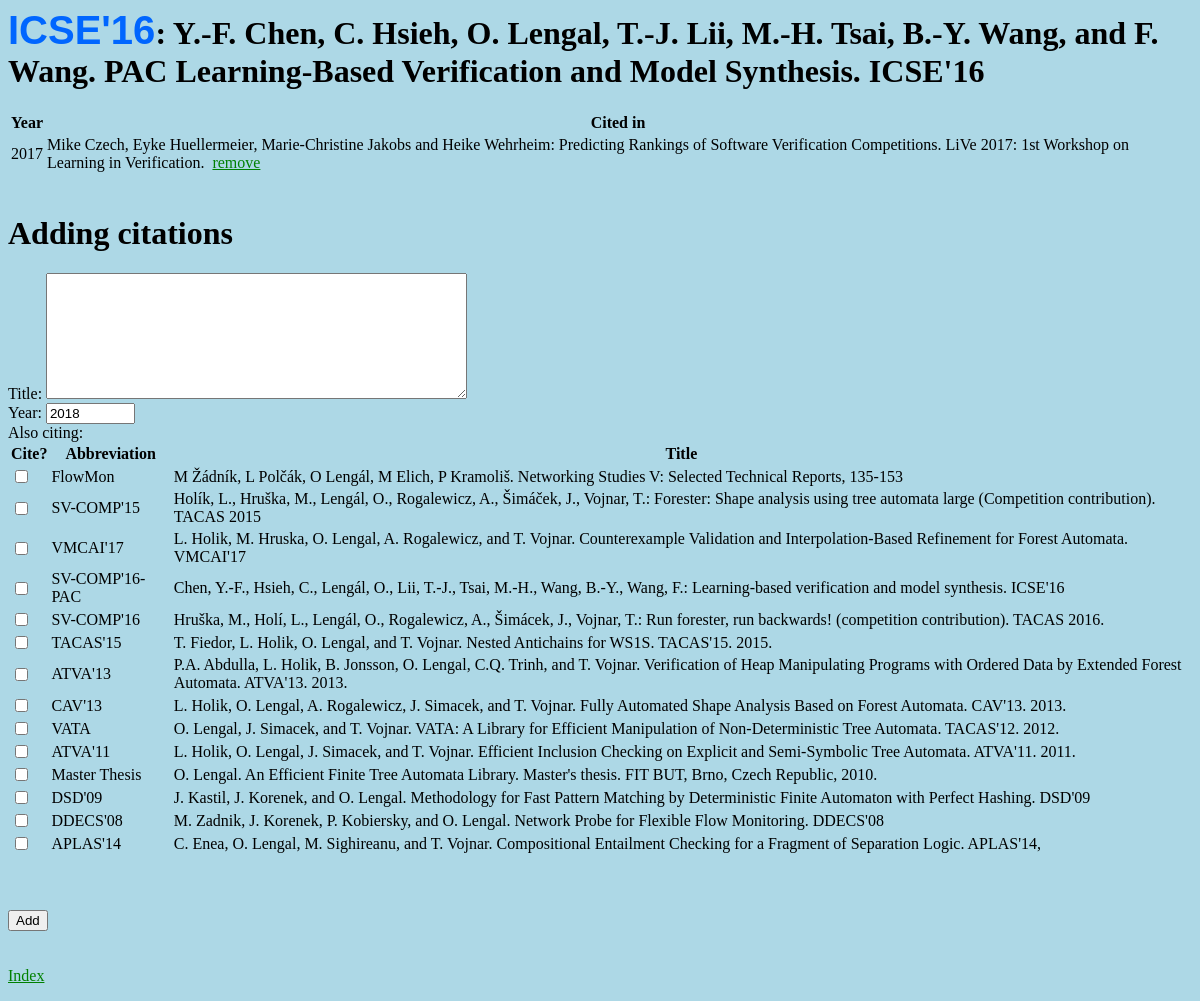
The page /cites/pub/12/ on the database as committed earlier.
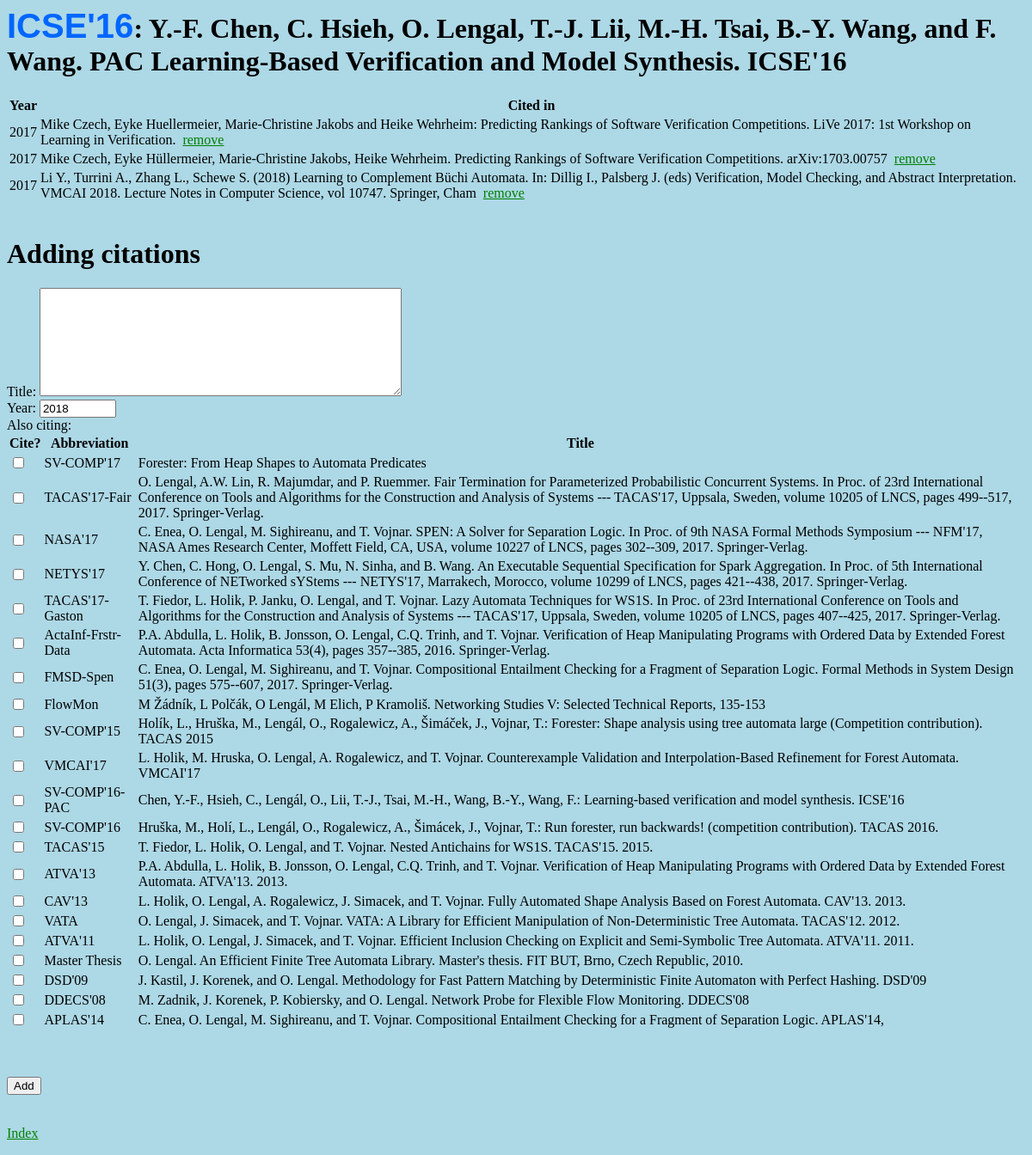
The same page on the database as committed later.
### cites/models.py (models this page shows, shortened)
class Citation(models.Model):
    title = models.CharField(max_length=1000)
    cited_date = models.DateTimeField('date of citation', default=timezone.now)
    created_date = models.DateTimeField('date created', default=timezone.now)

class Publication(models.Model):
    abbrev = models.CharField(max_length=100, default="")
    title = models.CharField(max_length=1000)
    citations = models.ManyToManyField(Citation, through='PublicationCitation')
    authors = models.ManyToManyField(Author, through='PublicationAuthor')
    deleted = models.BooleanField(default=False)
    pub_date = models.DateTimeField('date published', default=timezone.now)
    created_date = models.DateTimeField('date created', default=timezone.now)
    last_modified_date = models.DateTimeField('date last modified', default=timezone.now)
    objects = ValidPubManager()
    also_deleted_objects = models.Manager()

### cites/views.py (the view)
# urls.py: url(r'^pub/(?P<pk>[0-9]+)/$', views.pub_detail, name='pub_detail'),
def pub_detail(request, pk):
    pub = get_object_or_404(Publication, pk=pk)
    context = {
        'publication': pub,
        'citations': pub.citations.order_by('-cited_date'),
        'publications': Publication.objects.order_by('-pub_date')
    }
    return render(request, 'cites/pub_detail.html', context)

### cites/models.py (called while the page is built)
    def get_queryset(self):
        return super().get_queryset().filter(deleted=False)

### cites/templates/cites/pub_detail.html (shortened to what this page needs)
{% include 'cites/header.html' %}
<h1><span class="abbrev-title">{{ publication.abbrev }}</span>: {{ publication.title }}</h1>
{% if citations %}
  <table>
    <thead>
    <th>Year</td>
    <th>Cited in</th>
    </thead>
  {% for cit in citations %}
    <tr>
      <td>{{ cit.cited_date.year }}</td>
      <td>{{ cit.title }}&nbsp;&nbsp;<a href="{% url 'cites:del_cit' publication.pk cit.pk %}">remove</a></td>
    </tr>
  {% endfor %}
  </table>
{% else %}
    <p>No citations.</p>
{% endif %}
<br />
<h1>Adding citations</h1>
<form action="{% url 'cites:add_cit' publication.pk %}" method="post"> {% csrf_token %}
  <label for="cit_title">Title: <label />
  <textarea name="cit_title" cols="50" rows="8"></textarea><br />
  <label for="cit_year">Year: <label />
  <input type="text" name="cit_year" size="8" value="2018"/><br />
  {% if publications %}
  Also citing:<br />
  <table>
  <thead>
    <th>Cite?</th>
    <th>Abbreviation</th>
    <th>Title</th>
  </thead>
    {% for pub in publications %}
      {% if pub != publication %}
        <tr>
          <td><input type="checkbox" name="also-pubs-checks[]" value="{{ pub.pk }}" /></td>
          <td>{{ pub.abbrev }}</td>
          <td>{{ pub.title }}</td>
        </tr>
      {% endif %}
    {% endfor %}
  </table>
  {% endif %}
<br />
<br />
<br />
<input type="submit" value="Add" />
</form>
<br />
<br />
<br />
<a href="{% url 'cites:index' %}">Index</a>
{% include 'cites/footer.html' %}

Rows that differ between the two databases and show on the page:
added Citation: cited_date.year "2017", title "Mike Czech, Eyke Hüllermeier, Marie-Christine Jakobs, Heike Wehrheim. Predicting Rankings of Software Verification Competitions. arXiv:1703.00757"
added Citation: cited_date.year "2017", title "Li Y., Turrini A., Zhang L., Schewe S. (2018) Learning to Complement Büchi Automata. In: Dillig I., Palsberg J. (eds) Verification, Model Checking, and Abstract Interpretation. VMCAI 2018. Lecture Notes in Computer Science, vol 10747. Springer, Cham"
added Publication: abbrev "SV-COMP'17", title "Forester: From Heap Shapes to Automata Predicates"
added Publication: abbrev "TACAS'17-Fair", title "O. Lengal, A.W. Lin, R. Majumdar, and P. Ruemmer. Fair Termination for Parameterized Probabilistic Concurrent Systems. In Proc. of 23rd International Conference on Tools and Algorithms for the Construction and Analysis of Systems --- TACAS'17, Uppsala, Sweden, volume 10205 of LNCS, pages 499--517, 2017. Springer-Verlag."
added Publication: abbrev "NASA'17", title "C. Enea, O. Lengal, M. Sighireanu, and T. Vojnar. SPEN: A Solver for Separation Logic. In Proc. of 9th NASA Formal Methods Symposium --- NFM'17, NASA Ames Research Center, Moffett Field, CA, USA, volume 10227 of LNCS, pages 302--309, 2017. Springer-Verlag."
added Publication: abbrev "NETYS'17", title "Y. Chen, C. Hong, O. Lengal, S. Mu, N. Sinha, and B. Wang. An Executable Sequential Specification for Spark Aggregation. In Proc. of 5th International Conference of NETworked sYStems --- NETYS'17, Marrakech, Morocco, volume 10299 of LNCS, pages 421--438, 2017. Springer-Verlag."
added Publication: abbrev "TACAS'17-Gaston", title "T. Fiedor, L. Holik, P. Janku, O. Lengal, and T. Vojnar. Lazy Automata Techniques for WS1S. In Proc. of 23rd International Conference on Tools and Algorithms for the Construction and Analysis of Systems --- TACAS'17, Uppsala, Sweden, volume 10205 of LNCS, pages 407--425, 2017. Springer-Verlag."
added Publication: abbrev "ActaInf-Frstr-Data", title "P.A. Abdulla, L. Holik, B. Jonsson, O. Lengal, C.Q. Trinh, and T. Vojnar. Verification of Heap Manipulating Programs with Ordered Data by Extended Forest Automata. Acta Informatica 53(4), pages 357--385, 2016. Springer-Verlag."
added Publication: abbrev "FMSD-Spen", title "C. Enea, O. Lengal, M. Sighireanu, and T. Vojnar. Compositional Entailment Checking for a Fragment of Separation Logic. Formal Methods in System Design 51(3), pages 575--607, 2017. Springer-Verlag."
